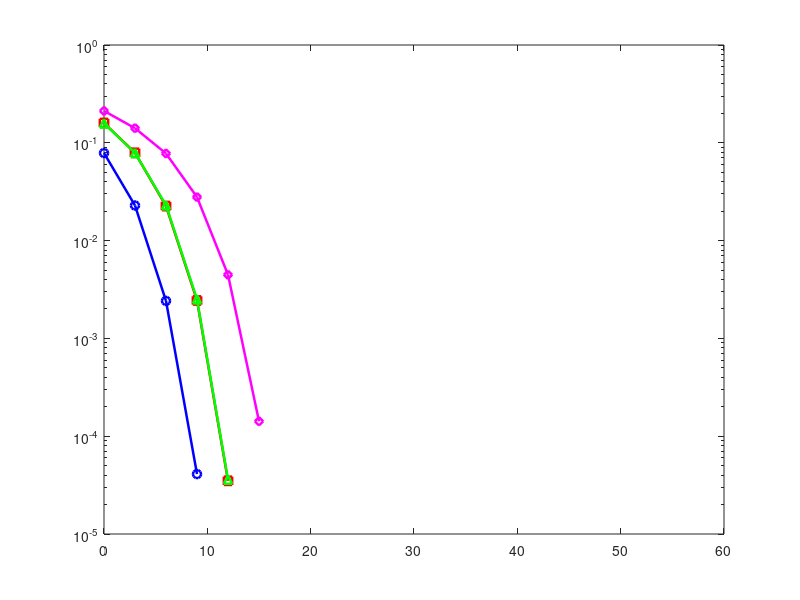

Reproduce this figure in MATLAB. (Note: this script raises an error after producing the figure.)
%% Part III: Compare the Performance of Rectangular BPSK, QPSK, and 4QAM
clc; clear; close all;

%%  Simulation Parameters

N_bits      = 1e6;                    % Number of bits per SNR value
SNR_dB      = 0 : 3 : 60;            % SNR range in dB (3 dB steps)
SNR_linear  = 10 .^ (SNR_dB / 10);   % Convert SNR to linear scale

% Pre-allocate BER vectors
BER_BPSK = zeros(1, length(SNR_dB));
BER_QPSK = zeros(1, length(SNR_dB));
BER_4QAM = zeros(1, length(SNR_dB));
BER_4ASK = zeros(1, length(SNR_dB));   % Re-simulated here for the plot

%% =========================================================================
%  SECTION 1: BPSK
%  1 bit per symbol. Constellation: {-1 (bit 0), +1 (bit 1)}
%  Minimum distance d_min = 2  (between -1 and +1)
% =========================================================================
fprintf('Simulating BPSK...\n');

% Generate random bits
bits_bpsk = randi([0 1], 1, N_bits);

% Modulate: map 0 -> -1, 1 -> +1
tx_bpsk = 2 * bits_bpsk - 1;       % BPSK symbols (real-valued)

% Signal power (should be 1 for BPSK with +/-1)
P_bpsk = mean(abs(tx_bpsk).^2);

for k = 1 : length(SNR_dB)

    % Noise variance: sigma^2 = P / SNR_linear
    % For BPSK the SNR here is Eb/N0 (1 bit per symbol)
    sigma2 = P_bpsk / SNR_linear(k);
    noise  = sqrt(sigma2 /2) * randn(1, N_bits);   % Real AWGN

    % Received signal
    rx_bpsk = tx_bpsk + noise;

    % Decision: threshold at 0
    detected_bpsk = (rx_bpsk >= 0);   % 1 if >= 0, 0 otherwise

    % Count errors and compute BER
    num_errors    = sum(detected_bpsk ~= bits_bpsk);
    BER_BPSK(k)   = num_errors / N_bits;
end

%% =========================================================================
%  SECTION 2: QPSK (Rectangular / Gray-coded)
% =========================================================================
fprintf('Simulating QPSK...\n');

% Generate random bits (must be even number for 2 bits/symbol)
bits_qpsk = randi([0 1], 1, N_bits);

% Group into pairs; each pair selects one QPSK symbol
% Pair [b1 b2]: b1 -> I component, b2 -> Q component
% Mapping: 0 -> -1, 1 -> +1
num_sym_qpsk = N_bits / 2;
b_mat   = reshape(bits_qpsk, 2, num_sym_qpsk);   % 2 x num_sym matrix

% I (in-phase) and Q (quadrature) components
I_tx = 2 * b_mat(1, :) - 1;    % first bit of each pair
Q_tx = 2 * b_mat(2, :) - 1;    % second bit of each pair

% Signal power per symbol: E[I^2 + Q^2] = 1 + 1 = 2
P_qpsk = mean(I_tx.^2 + Q_tx.^2);

for k = 1 : length(SNR_dB)

    % Eb/N0 given; Es = 2*Eb => sigma^2 = Es / (2 * SNR_linear) per dimension
    % sigma^2 per dimension = (Es/2) / SNR_linear = Eb / SNR_linear = P_bpsk / SNR_linear
    % Use the same noise variance as BPSK for fair per-bit comparison
    sigma2_per_dim = (P_qpsk / 2) / SNR_linear(k);   % noise var per I or Q channel
    noise_I = sqrt(sigma2_per_dim) * randn(1, num_sym_qpsk);
    noise_Q = sqrt(sigma2_per_dim) * randn(1, num_sym_qpsk);

    % Received I and Q
    rx_I = I_tx + noise_I;
    rx_Q = Q_tx + noise_Q;

    % Decision: threshold at 0 on each axis independently
    det_b1 = (rx_I >= 0);   % detected first bit
    det_b2 = (rx_Q >= 0);   % detected second bit

    % Reconstruct detected bit stream
    det_bits_qpsk = reshape([det_b1; det_b2], 1, N_bits);

    % BER (per bit)
    num_errors  = sum(det_bits_qpsk ~= bits_qpsk);
    BER_QPSK(k) = num_errors / N_bits;
end

%% =========================================================================
%  SECTION 3: 4QAM (Square QAM, equivalent to QPSK for M=4)
%  4QAM and QPSK have identical BER when the same Gray coding and d_min
% =========================================================================
fprintf('Simulating 4QAM...\n');

bits_4qam = randi([0 1], 1, N_bits);

num_sym_4qam = N_bits / 2;
b_mat_qam    = reshape(bits_4qam, 2, num_sym_4qam);

% Gray code mapping for I axis:  0 -> -1, 1 -> +1
% Gray code mapping for Q axis:  0 -> -1, 1 -> +1
I_tx_qam = 2 * b_mat_qam(1, :) - 1;
Q_tx_qam = 2 * b_mat_qam(2, :) - 1;

P_4qam = mean(I_tx_qam.^2 + Q_tx_qam.^2);   % = 2

for k = 1 : length(SNR_dB)

    sigma2_per_dim_qam = (P_4qam / 2) / SNR_linear(k);
    noise_I_qam = sqrt(sigma2_per_dim_qam) * randn(1, num_sym_4qam);
    noise_Q_qam = sqrt(sigma2_per_dim_qam) * randn(1, num_sym_4qam);

    rx_I_qam = I_tx_qam + noise_I_qam;
    rx_Q_qam = Q_tx_qam + noise_Q_qam;

    % Nearest-neighbour decision (threshold at 0 for 2-level per axis)
    det_b1_qam = (rx_I_qam >= 0);
    det_b2_qam = (rx_Q_qam >= 0);

    det_bits_4qam = reshape([det_b1_qam; det_b2_qam], 1, N_bits);

    num_errors   = sum(det_bits_4qam ~= bits_4qam);
    BER_4QAM(k)  = num_errors / N_bits;
end

%% =========================================================================
%  SECTION 4: 4-ASK
% =========================================================================
fprintf('Simulating 4-ASK...\n');

bits_4ask = randi([0 1], 1, N_bits);

num_sym_4ask = N_bits / 2;
b_mat_ask    = reshape(bits_4ask, 2, num_sym_4ask);

% Convert each 2-bit group to a symbol index (Gray -> natural binary -> symbol)
% Gray code: 00->0, 01->1, 11->2, 10->3
% Symbol levels: index 0->-3, 1->-1, 2->+1, 3->+3
gray_idx  = b_mat_ask(1, :) * 2 + b_mat_ask(2, :);   % gray code value 0..3
nat_idx   = bitxor(gray_idx, bitshift(gray_idx, -1));  % gray to natural binary
tx_4ask   = 2 * nat_idx - 3;                           % map 0,1,2,3 -> -3,-1,+1,+3

% Signal power: E[X^2] for uniform {-3,-1,+1,+3} = (9+1+1+9)/4 = 5
P_4ask = mean(tx_4ask .^ 2);

for k = 1 : length(SNR_dB)

    % Noise for the 4-ASK real channel
    % Use per-bit SNR: Es = 2*Eb => sigma^2 = Es / (2*SNR_linear) = Eb/SNR_linear
    Eb_4ask   = P_4ask / 2;                          % energy per bit
    sigma2_ask = Eb_4ask / SNR_linear(k);
    noise_ask  = sqrt(sigma2_ask) * randn(1, num_sym_4ask);

    rx_4ask = tx_4ask + noise_ask;

    % ML decision: find nearest symbol in {-3,-1,+1,+3}
    levels    = [-3, -1, 1, 3];
    [~, idx]  = min(abs(rx_4ask' - levels), [], 2);  % index of nearest level
    det_nat   = idx - 1;                              % natural binary 0..3

    % Convert natural binary back to Gray code bits
    gray_det  = bitxor(det_nat', bitshift(det_nat', -1));
    det_b1    = floor(gray_det / 2);
    det_b2    = mod(gray_det, 2);

    det_bits_4ask = reshape([det_b1; det_b2], 1, N_bits);

    num_errors   = sum(det_bits_4ask ~= bits_4ask);
    BER_4ASK(k)  = num_errors / N_bits;
end

%% =========================================================================
%  PLOT: BER vs Eb/N0 for all four modulation schemes
% =========================================================================
fprintf('Plotting results...\n');

figure('Name', 'Part III: BER Comparison', 'NumberTitle', 'off', ...
       'Position', [100 100 900 600]);

semilogy(SNR_dB, BER_BPSK, 'b-o',  'LineWidth', 1.8, 'MarkerSize', 6, 'DisplayName', 'BPSK');   hold on;
semilogy(SNR_dB, BER_QPSK, 'r-s',  'LineWidth', 1.8, 'MarkerSize', 6, 'DisplayName', 'QPSK');
semilogy(SNR_dB, BER_4QAM, 'g-^',  'LineWidth', 1.8, 'MarkerSize', 6, 'DisplayName', '4QAM');
semilogy(SNR_dB, BER_4ASK, 'm-d',  'LineWidth', 1.8, 'MarkerSize', 6, 'DisplayName', '4ASK (Part II)');

% Reference floor line
yline(1e-5, 'k--', '10^{-5} floor', 'LabelHorizontalAlignment', 'left', 'LineWidth', 1);

grid on;
xlabel('E_b / N_0 (dB)', 'FontSize', 13, 'FontWeight', 'bold');
ylabel('Bit Error Rate (BER)',  'FontSize', 13, 'FontWeight', 'bold');
title('Part III: BER Performance of BPSK, QPSK, 4QAM, and 4ASK', ...
      'FontSize', 14, 'FontWeight', 'bold');
legend('Location', 'southwest', 'FontSize', 11);
xlim([0 60]);
ylim([1e-7 1]);

fprintf('\nDone. Figure displayed.\n');
